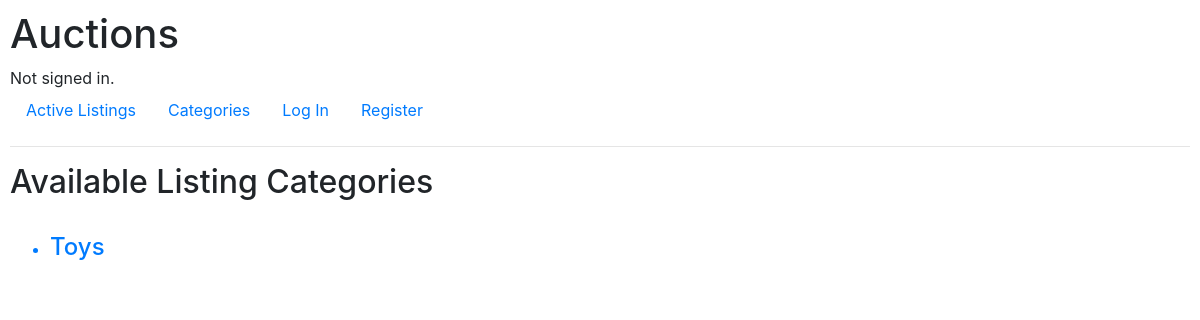
The page /categories on the database as committed earlier.
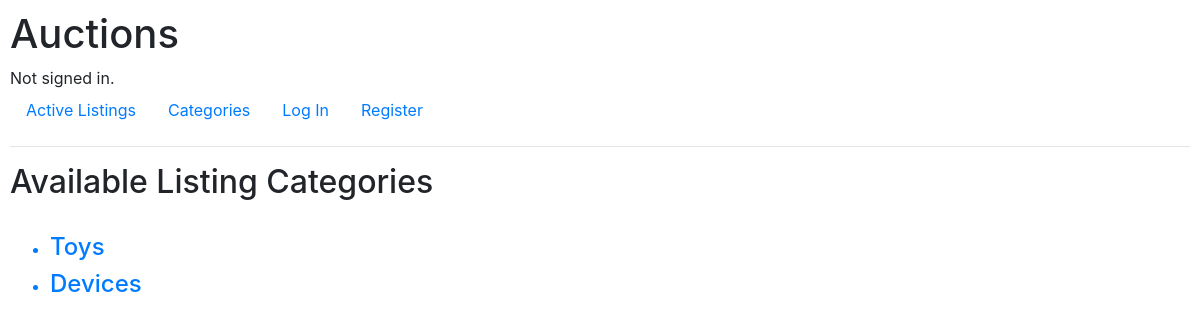
The same page on the database as committed later.
### auctions/models.py (models this page shows)
class Auction_Listings(models.Model):
    title = models.CharField(max_length=64)
    creator = models.ForeignKey(User, on_delete=models.CASCADE, related_name= "creator")
    description = models.TextField(default=title)
    starting_bid = models.DecimalField(max_digits=20, decimal_places=2)
    status = models.CharField(max_length=2, null=True, choices=[("A","Active"), ("I","Inactive")], default="A")
    url_img = models.CharField(max_length=512, blank = True, default="")
    category = models.CharField(max_length=32,blank=True, default="")
    users_watchlist = models.ManyToManyField(User,blank=True)
    highest_bid = models.DecimalField(max_digits=20, decimal_places=2, blank=True, default=0)

### auctions/views.py (the view)
# urls.py: path("categories", views.categories, name = "categories"),
def categories(request):
    ca = []
    for i in Auction_Listings.objects.all():
        c = i.category
        if (c not in ca) and (c != ""):
            ca.append(c)
    return render(request, "auctions/categories.html", {"categories":ca})

### auctions/templates/auctions/categories.html
{% extends "auctions/layout.html" %}
{% block body %}
    <h2>Available Listing Categories</h2><br>
    <ul>
    {% for ca in categories %}
                <a href = "{% url 'category' ca %}">
                    <li><h4>{{ca}}</h4></li>
                </a>
    {% endfor %}
    </ul>
{% endblock %}

### auctions/templates/auctions/layout.html (shortened to what this page needs)
{% load static %}
<!DOCTYPE html>
<html lang="en">
    <head>
        <link rel="stylesheet" href="https://stackpath.bootstrapcdn.com/bootstrap/4.4.1/css/bootstrap.min.css">
        <link href="{% static 'auctions/styles.css' %}" rel="stylesheet">
    </head>
    <body>
        <h1>Auctions</h1>
        <div>
            {% if user.is_authenticated %}
                Signed in as <strong>{{ user.username }}</strong>.
            {% else %}
                Not signed in.
            {% endif %}
        </div>
        <ul class="nav">
            <li class="nav-item">
                <a class="nav-link" href="{% url 'index' %}">Active Listings</a>
            </li>
            <li class="nav-item">
                <a class="nav-link" href="{% url 'categories' %}">Categories</a>
            </li>
            {% if user.is_authenticated %}
                <li class="nav-item">
                    <a class="nav-link" href="{% url 'watchlist' %}">Watchlist</a>
                </li>
                <li class="nav-item">
                    <a class="nav-link" href = "{% url 'add_listing' %}">Create Listing</a>
                </li>
                <li class="nav-item">
                    <a class="nav-link" href="{% url 'logout' %}">Log Out</a>
                </li>
            {% else %}
                <li class="nav-item">
                    <a class="nav-link" href="{% url 'login' %}">Log In</a>
                </li>
                <li class="nav-item">
                    <a class="nav-link" href="{% url 'register' %}">Register</a>
                </li>
            {% endif %}
        </ul>
        <hr>
        {% block body %}
        {% endblock %}
    </body>
</html>

### auctions/static/auctions/styles.css (style rules this page uses)
body { padding: 10px; }

Rows that differ between the two databases and show on the page:
added Auction_Listings: categories "Devices"
